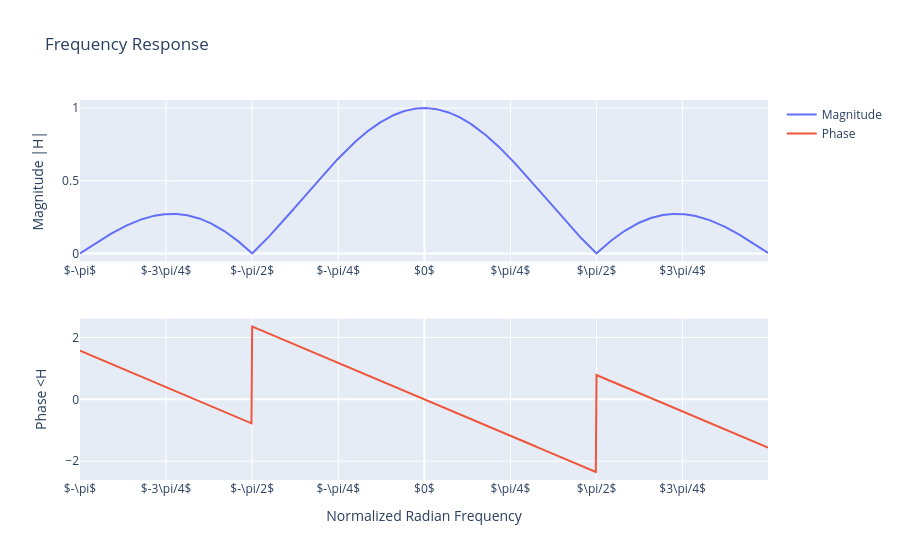

Notebook code cell kept with this figure:
### Markdown cell above
2.1 Use the `freqz` and `plot_frequency_response` functions to plot the frequency response of the averaging filter of your envelope function.

### Code cell
# Write your code here
n = 4
w = np.arange(-np.pi, np.pi, np.pi/500)
_, H = signal.freqz([1/n]*n, 1, w)
plot_frequency_response(w, H)

### Figure 1 — Plotly figure (JSON) as saved in the notebook; plotly's stock layout.template omitted (floating-point values rounded to 4 significant figures; data arrays with more than 128 entries replaced by an {"elided": "..."} marker saying what was removed)
{"data": [{"name": "Magnitude", "type": "scatter", "x": {"elided": "1000 float values"}, "xaxis": "x", "y": {"elided": "1000 float values"}, "yaxis": "y"}, {"name": "Phase", "type": "scatter", "x": {"elided": "1000 float values"}, "xaxis": "x2", "y": {"elided": "1000 float values"}, "yaxis": "y2"}], "layout": {"title": {"text": "Frequency Response"}, "xaxis": {"anchor": "y", "domain": [0, 1], "tickmode": "array", "ticktext": ["$-\\pi$", "$-3\\pi/4$", "$-\\pi/2$", "$-\\pi/4$", "$0$", "$\\pi/4$", "$\\pi/2$", "$3\\pi/4$", "$\\pi$"], "tickvals": [-3.142, -2.356, -1.571, -0.7854, 0, 0.7854, 1.571, 2.356, 3.142]}, "xaxis2": {"anchor": "y2", "domain": [0, 1], "tickmode": "array", "ticktext": ["$-\\pi$", "$-3\\pi/4$", "$-\\pi/2$", "$-\\pi/4$", "$0$", "$\\pi/4$", "$\\pi/2$", "$3\\pi/4$", "$\\pi$"], "tickvals": [-3.142, -2.356, -1.571, -0.7854, 0, 0.7854, 1.571, 2.356, 3.142], "title": {"text": "Normalized Radian Frequency"}}, "yaxis": {"anchor": "x", "domain": [0.575, 1], "title": {"text": "Magnitude |H|"}}, "yaxis2": {"anchor": "x2", "domain": [0, 0.425], "title": {"text": "Phase <H"}}}}
